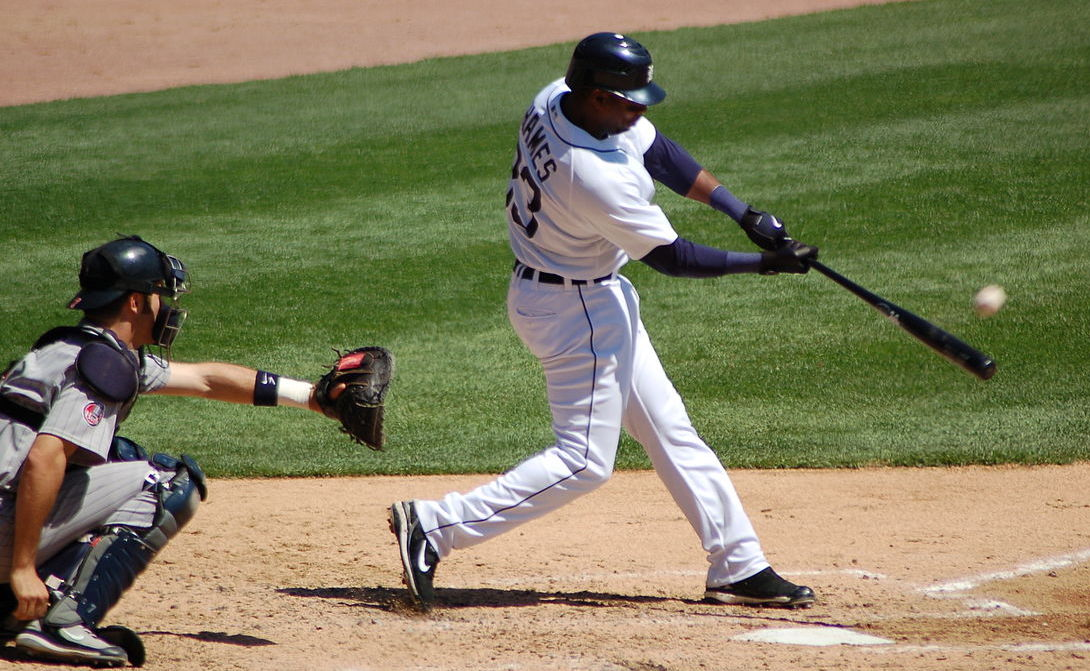
#> input picture baseball.jpg, 1090 x 671 px
$ jupyter execute --allow-errors EXP4_DIPT.ipynb
#> lines starting #> are read from the running program, lines starting #| are printed output that depends on the picture
## EXP 4

## Record-Image Transformations

### Name: Amirtha Varshini M
### Register Number: 212224230017

[cell 1]
import cv2
import numpy as np
import matplotlib.pyplot as plt

[cell 2]
# Step 1: Load the image
image = cv2.imread('baseball.jpg')  # Load the image from file
#> image is the input picture: shape (671, 1090, 3); mean B, G, R 92.2, 124.4, 126.7

[cell 3]
# Display the original image
plt.imshow(cv2.cvtColor(image, cv2.COLOR_BGR2RGB))  # Convert BGR to RGB for correct display
plt.title("Original Image")
plt.axis('off')

[cell 4]
# Step 2: Image Translation
tx, ty = 100, 50  # Translation factors (shift by 100 pixels horizontally and 50 vertically)
M_translation = np.float32([[1, 0, tx], [0, 1, ty]])  # Translation matrix:
# [1, 0, tx] - Horizontal shift by tx
# [0, 1, ty] - Vertical shift by ty
translated_image = cv2.warpAffine(image, M_translation, (image.shape[1], image.shape[0]))
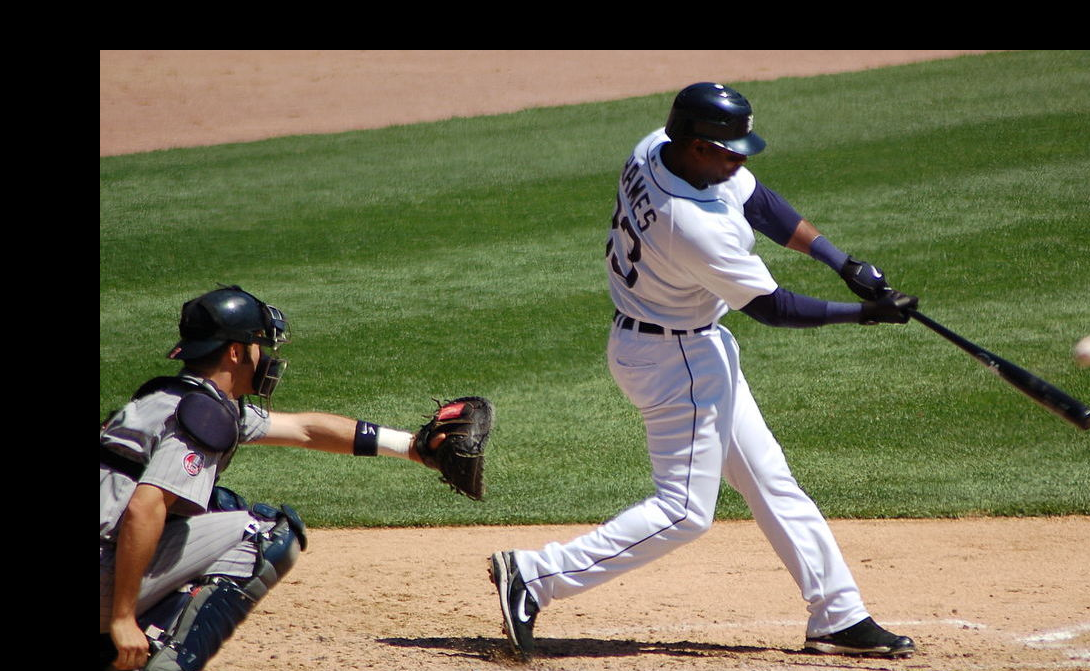
#> translated_image: shape (671, 1090, 3); mean B, G, R 76.6, 102.9, 103.3

[cell 5]
plt.imshow(cv2.cvtColor(translated_image, cv2.COLOR_BGR2RGB))  # Display the translated image
plt.title("Translated Image")
plt.axis('off')

[cell 6]
# Step 3: Image Scaling
fx, fy = 5.0, 2.0  # Scaling factors (1.5x scaling for both width and height)
scaled_image = cv2.resize(image, None, fx=fx, fy=fy, interpolation=cv2.INTER_LINEAR)
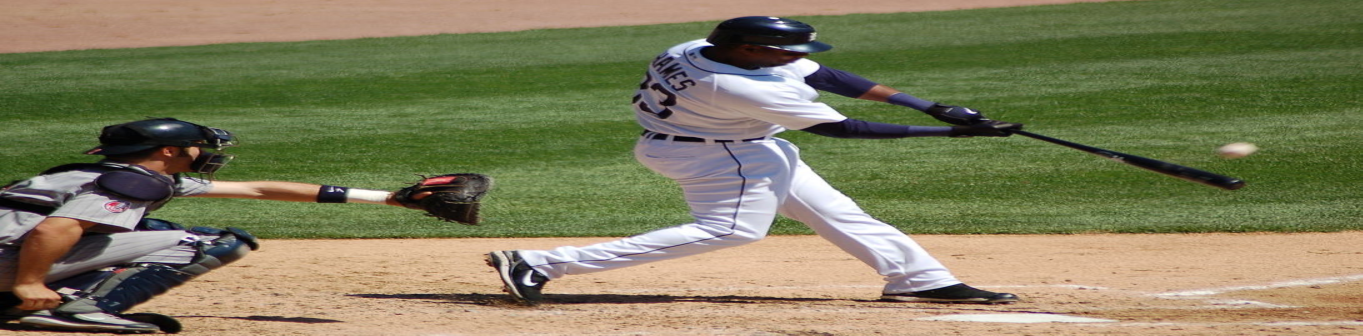
#> scaled_image: shape (1342, 5450, 3) (shown at 1/4 size); mean B, G, R 92.1, 124.3, 126.6
# resize: Resize the image by scaling factors fx, fy
# INTER_LINEAR: Uses bilinear interpolation for resizing

[cell 7]
plt.imshow(cv2.cvtColor(scaled_image, cv2.COLOR_BGR2RGB))  # Display the scaled image
plt.title("Scaled Image")  # Set title
plt.axis('off')

#> (a cell that did not finish here is left out)

[cell 9]
# Step 5: Image Reflection
reflected_image = cv2.flip(image, 2)  # Flip the image horizontally (1 means horizontal flip)
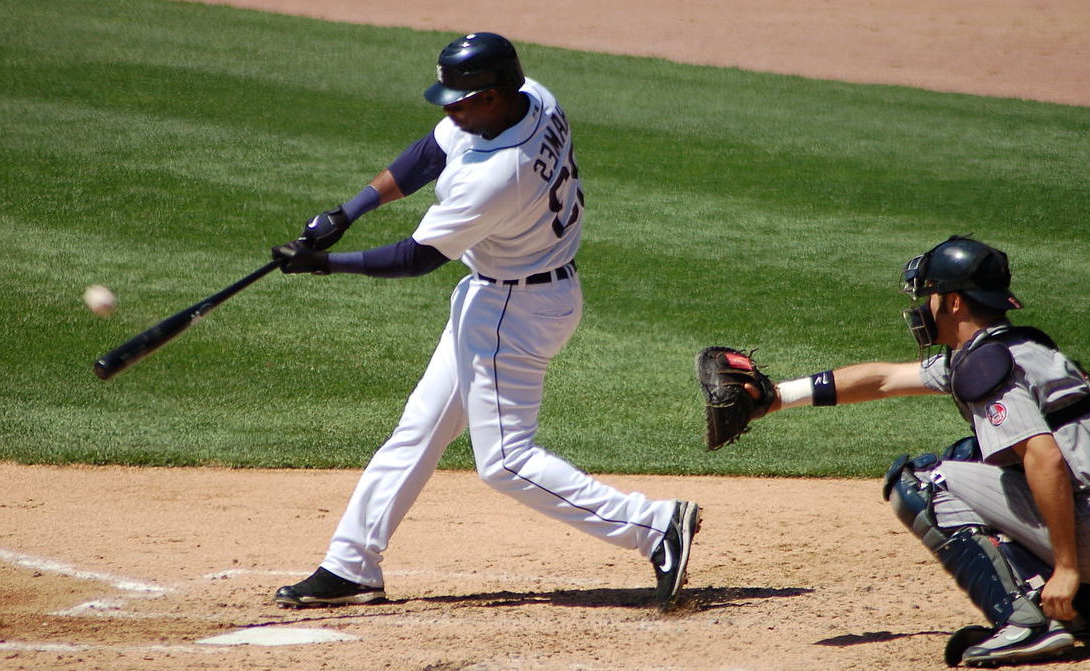
#> reflected_image: shape (671, 1090, 3); mean B, G, R 92.2, 124.4, 126.7
# flip: 1 means horizontal flip, 0 would be vertical flip, -1 would flip both axes

[cell 10]
plt.imshow(cv2.cvtColor(reflected_image, cv2.COLOR_BGR2RGB))  # Display the reflected image
plt.title("Reflected Image")  # Set title
plt.axis('off')

[cell 11]
# Step 6: Image Rotation
(height, width) = image.shape[:2]  # Get the image height and width
#> height = 671; width = 1090
angle = 45  # Rotation angle in degrees (rotate by 45 degrees)
center = (width // 2, height // 2)  # Set the center of rotation to the image center
#> center = (545, 335)
M_rotation = cv2.getRotationMatrix2D(center, angle, 1)  # Get the rotation matrix
# getRotationMatrix2D: Takes the center of rotation, angle, and scale factor (1 means no scaling)
rotated_image = cv2.warpAffine(image, M_rotation, (width, height))  # Apply rotation
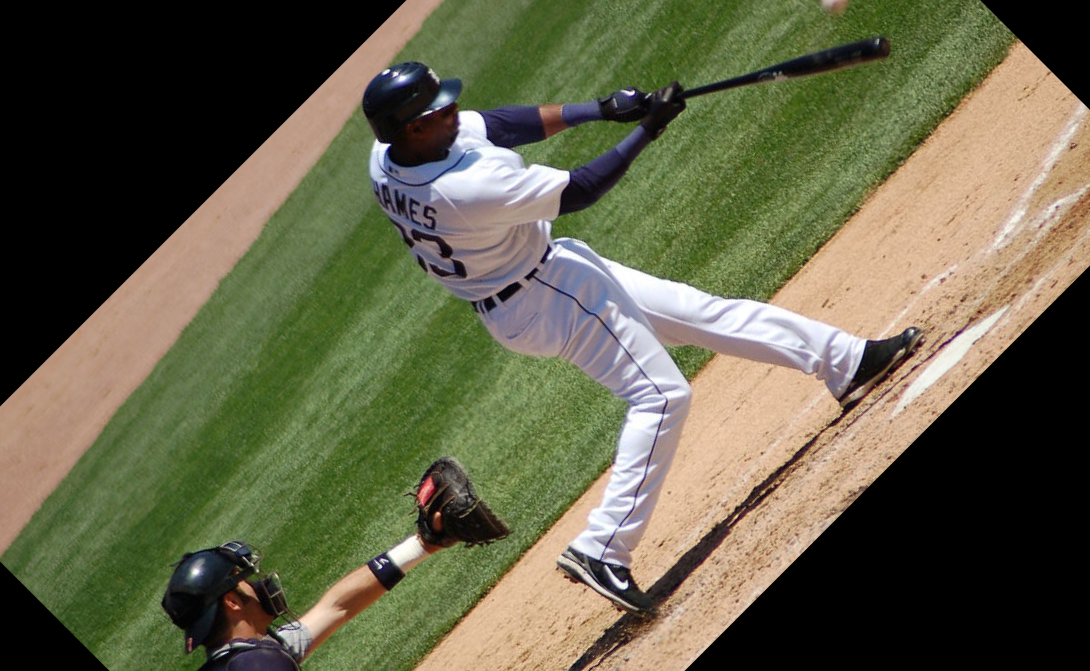
#> rotated_image: shape (671, 1090, 3); mean B, G, R 73, 97.5, 99

[cell 12]
plt.imshow(cv2.cvtColor(rotated_image, cv2.COLOR_BGR2RGB))  # Display the rotated image
plt.title("Rotated Image")  # Set title
plt.axis('off')

[cell 13]
# Step 7: Image Cropping
x, y, w, h = 100, 100, 200, 150  # Define the top-left corner (x, y) and the width (w) and height (h) of the crop
# Cropping the image from coordinates (x, y) to (x+w, y+h)
cropped_image = image[y:y+h, x:x+w]
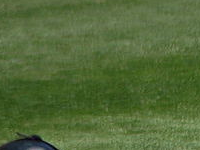
#> cropped_image: shape (150, 200, 3); mean B, G, R 56.2, 105, 82.6
# The crop is performed by slicing the image array in the y and x directions

[cell 14]
plt.imshow(cv2.cvtColor(cropped_image, cv2.COLOR_BGR2RGB))  # Display the cropped image
plt.title("Cropped Image")  # Set title
plt.axis('off')
